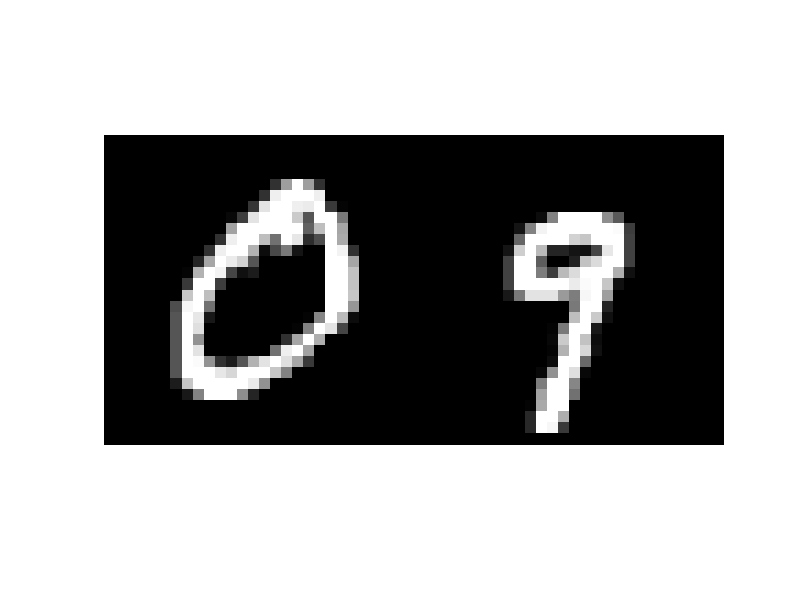

Recreate this plot in MATLAB.
clc
close all
clear all

addpath 'nmflib/'

%% Load Data
load('Datasets/MNSIT_2digits_100.mat');
load('Datasets/Exact_20bases_MNSIT_2digits_100.mat');
X=X';

figure();
imshow(reshape(X(1,:),[],56));

